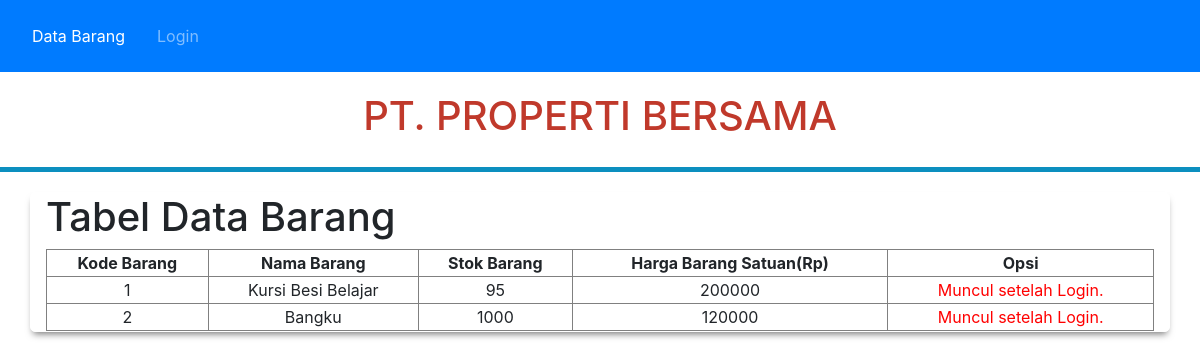
Before: / with the older database file.
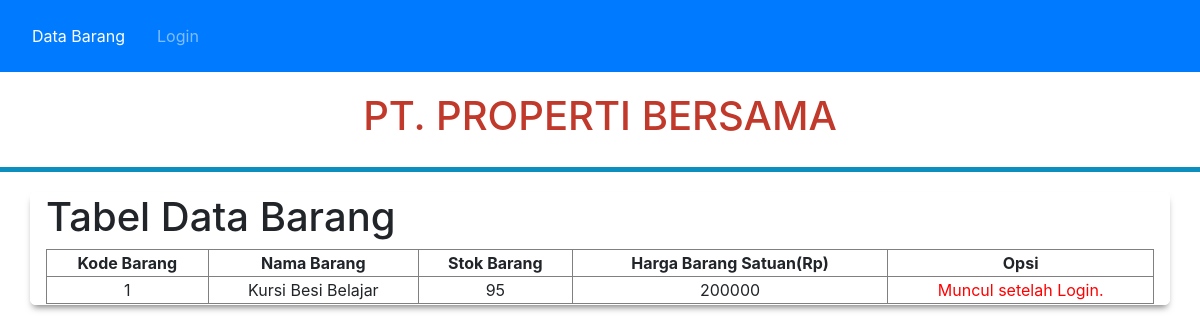
After: the same page with the newer database file.
### tables this page shows
CREATE TABLE `gudang` (
  `kodebarang` int(100) NOT NULL,
  `namabarang` varchar(100) NOT NULL,
  `stokbarang` int(100) NOT NULL,
  `hargabarangsatuan` int(100) NOT NULL
);

### index.php (the view, shortened to what this page needs)
<!DOCTYPE html>
<html lang="en">
<head>
    <link rel="stylesheet" href="bootstrap.min.css">
	<link rel="stylesheet" href="style.css">
</head>
<body>
	<?php
    include 'koneksi.php';
    $data = mysqli_query($koneksi, "SELECT * FROM gudang") or die(mysqli_error($koneksi));
    ?>
    <nav class="navbar navbar-expand-lg navbar-dark bg-primary">
        <div class="collapse navbar-collapse" id="navbarNavDropdown">
            <ul class="navbar-nav">
                <li class="nav-link active">
                    <a class="nav-link" href="index.php">Data Barang <span class="sr-only">(current)</span></a>
                </li>
                <?php
                if (empty($_SESSION['email'])) { ?>
                    <li class="nav-link">
                        <a class="nav-link" href="login">Login</a>
                    </li>
                <?php } ?>
            </ul>
        </div>
    </nav>
	<header>
		<div class="header_content">
			<h1>PT. Properti Bersama</h1>
		</div>
	</header>
	<div class="container">
        <h1>Tabel Data Barang</h1>
        <table border="1" class="text-center">
            <thead>
                <th>Kode Barang</th>
                <th>Nama Barang</th>
                <th>Stok Barang</th>
                <th>Harga Barang Satuan(Rp)</th>
				<th>Opsi</th>
            </thead>
            <tbody>
            <?php foreach($data as $baris): ?>
            <tr>
                <td><?php echo $baris['kodebarang'] ?></td>
                <td><?php echo $baris['namabarang'] ?></td>
                <td><?php echo $baris['stokbarang'] ?></td>
				<td><?php echo $baris['hargabarangsatuan'] ?></td>
			<?php if (empty($_SESSION['email'])) { ?>
					<td>
						<a><font color="red">Muncul setelah Login.</font></a>
					</td>
                <?php } ?>
				</tr>
				<?php endforeach; ?>
			</tbody>
		</table>
    </div>
</body>
</html>

### style.css (style rules this page uses)
.container { width: 1200px; margin: 20px auto; border:1px solid #fff; background: #fff; border-radius: 5px; overflow: hidden; -webkit-box-shadow: 0px 5px 7px -3px rgba(122,122,122,1); -moz-box-shadow: 0px 5px 7px -3px rgba(122,122,122,1); box-shadow: 0px 5px 7px -3px rgba(122,122,122,1); }
header { height: 100px; background: cover; border-bottom: 5px solid #0C8FBF; }
header .header_content { padding: 10px; text-align: center; padding-top: 20px; text-transform: uppercase; color:#c0392b; }
table { width: 100%; border-collapse: collapse; }

Changed rows visible on the page:
removed gudang: kodebarang "2", namabarang "Bangku", stokbarang "1000", hargabarangsatuan "120000"
